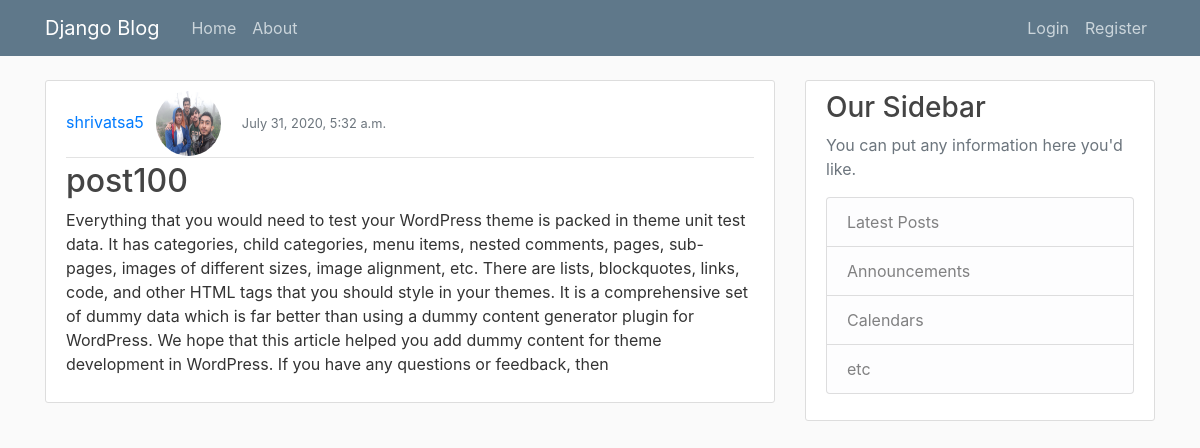
Page /post/25/ on the committed database.
### blog/models.py (models this page shows, shortened)
class Post(models.Model):
	title=models.CharField(max_length=100)
	date_posted=models.DateTimeField(default=timezone.now)
	content=models.TextField()
	author=models.ForeignKey(User, on_delete=models.CASCADE)

### accounts/models.py (models this page shows, shortened)
class Profile(models.Model):
	user=models.OneToOneField(User,on_delete=models.CASCADE)
	image=models.ImageField(default='default.jpg',upload_to='profile_pics')

### blog/views.py (the view)
# urls.py: path('post/<int:pk>/', PostDetailView.as_view(), name='blog-detail'),
class PostDetailView(DetailView):
	model=Post

### blog/templates/blog/post_detail.html (shortened to what this page needs)
{% extends "blog/base.html" %}
{%block content %}
        <article class="media content-section">
 		 <div class="media-body">
    		<div class="article-metadata">
      <a class="mr-2" href="{% url 'user-posts' object.author.username %}">{{ object.author }}</a>
      <img class="rounded-circle article-img" src="{{ object.author.profile.image.url }}">
      <small class="text-muted">{{ object.date_posted }}</small>
    </div>
    <h2 class="article-title">{{ object.title }}</h2>
    <p>{{object.content}}</p>
  </div>
		</article>
{%endblock content %}

### blog/static/blog/main.css (style rules this page uses)
body { background: #fafafa; color: #333333; margin-top: 5rem; }
h1, h2, h3, h4, h5, h6 { color: #444444; }
.content-section { background: #ffffff; padding: 10px 20px; border: 1px solid #dddddd; border-radius: 3px; margin-bottom: 20px; }
.article-title { color: #444444; }
.article-img { height: 65px; width: 65px; margin-right: 16px; }
.article-metadata { padding-bottom: 1px; margin-bottom: 4px; border-bottom: 1px solid #e3e3e3 }

### rows in the picture
Post: author "shrivatsa5", author.profile.image (picture), date_posted "July 31, 2020, 5:32 a.m.", title "post100", content "Everything that you would need to test your WordPress theme is packed in theme unit test data. It has categories, child categories, menu items, nested comments, pages, sub-pages, images of different sizes, image alignment, etc. There are lists, blockquotes, links, code, and other HTML tags that you should style in your themes. It is a comprehensive set of dummy data which is far better than using a dummy content generator plugin for WordPress. We hope that this article helped you add dummy content for theme development in WordPress. If you have any questions or feedback, then"
